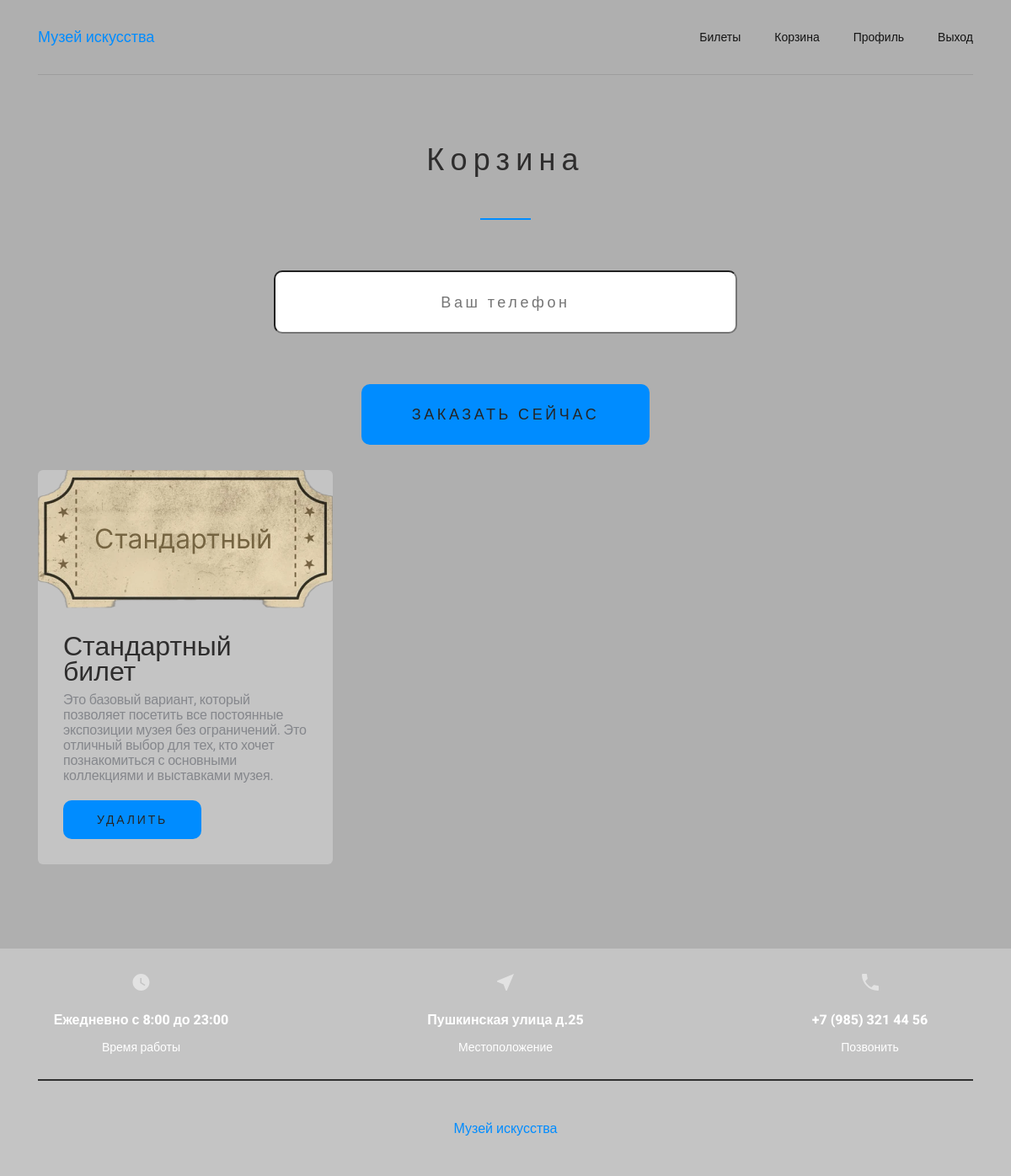
/cart.php (signed in), run on the app's committed database.
### tables this page shows
CREATE TABLE `korzina` (
  `ID_Korzina` int(18) NOT NULL,
  `Data` datetime NOT NULL DEFAULT current_timestamp(),
  `ID_User` int(18) NOT NULL,
  `Status` varchar(120) NOT NULL,
  `ID_Tovar` int(18) NOT NULL
);

CREATE TABLE `tovari` (
  `ID_Tovar` int(18) NOT NULL,
  `Naimenovanie` varchar(120) NOT NULL,
  `ID_Category` int(18) NOT NULL,
  `Discription` text NOT NULL,
  `Cena` float(10,2) NOT NULL,
  `Photo` varchar(200) NOT NULL
);

### Database.php (called while the page is built)
<?php
$database = new Database();
class Database
{
    private $conn;
    public function __construct()
    {
        $conf = parse_ini_file("Database.ini");
        $this->conn = new PDO('mysql:host=' . $conf["host"] . ':' . $conf["port"] . ';charset=' . $conf["db_enc"] . ';dbname=' . $conf["db"], $conf["db_usr"], $conf["db_pwd"]);
    }
    function get($sql, $params = [])
    {
        $result = $this->conn->prepare($sql);
        foreach ($params as $key => $value) {
            $result->bindValue(":$key", $value);
        }
        $result->execute();
        return $result->fetchAll(PDO::FETCH_ASSOC);
    }
}

### cart.php (the view, shortened to what this page needs)
<?php
require "Database.php";
$sqlCart = 'select * from korzina join tovari on tovari.ID_Tovar = korzina.ID_Tovar where ID_User = :id and korzina.Status = :status';
$paramCart = array(
    'id' => $_SESSION['id'],
    'status' => 'cart'
);
$tovari = $database->get($sqlCart, $paramCart);
?>
<!DOCTYPE html>
<html lang="ru">
<head>
    <link rel="stylesheet" href="assets/css/style.css">
</head>
<body>
    <?php
    include "header.php";
    ?>
    <main class="main">
        <section class="cart">
            <div class="container">
                <div class="cart__inner">
                    <h2 class="green-line green-line-center">Корзина</h2>
                    <form action="" method="POST">
                        <input type="tel" id="tel" name="tel" placeholder="Ваш телефон" required>
                        <button type="submit" class="btn">Заказать сейчас</button>
                    </form>
                    <div class="grid">
                        <?php foreach ($tovari as $key): ?>
                            <div class="product">
                                <img src="assets/img/<?= $key['Photo'] ?>" alt="Блюдо 1" class="product__img">
                                <div class="product__bottom">
                                    <p class="product__title"><?= $key['Naimenovanie'] ?></p>
                                    <p class="product__composition"><?= $key['Discription'] ?></p>
                                    <a href="cartDel.php?id=<?= $key['ID_Tovar'] ?>" class="product__btn btn">Удалить</a>
                                </div>
                            </div>
                        <?php endforeach; ?>
                    </div>
                </div>
            </div>
        </section>
    </main>
    <?php
    include "footer.php";
    ?>
</body>
</html>

### assets/css/style.css (style rules this page uses)
:root { --green: #008cff; --gray: #c4c4c4; --bg: #afafaf; --semiBlack: #2e2d2d; --black: #141414; }
* { margin: 0; padding: 0; box-sizing: border-box; font-family: inherit; }
html { font-family: 'Roboto', sans-serif; scroll-behavior: smooth; }
a { text-decoration: none; transition: color 0.3s; }
body { background: var(--bg); }
button { border: none; outline: none; background: none; cursor: pointer; }
.container { width: 1110px; margin: 0 auto; }
.btn { font-weight: 400; font-size: 14px; text-align: center; letter-spacing: 0.2em; text-transform: uppercase; color: #252525; padding: 15px 40px; border-radius: 10px; background: var(--green); display: inline-block; }
h2 { font-weight: 400; font-size: 36px; text-align: center; letter-spacing: 0.2em; text-transform: capitalize; color: var(--semiBlack); padding-bottom: 50px; margin-bottom: 60px; position: relative; }
.green-line::after { content: ''; width: 60px; height: 2px; position: absolute; left: 0; bottom: 0; background: var(--green); }
.green-line-center::after { left: 50%; transform: translateX(-50%); }
.grid { display: flex; align-items: stretch; justify-content: space-between; gap: 30px; flex-wrap: wrap; }
.product { width: 350px; border-radius: 6px; overflow: hidden; display: flex; flex-direction: column; align-items: flex-start; background: var(--gray); }
.product .product__img { width: 350px; object-fit: cover; }
.product .product__title { font-weight: 400; font-size: 32px; line-height: 30px; color: var(--semiBlack); }
.product .product__composition { font-weight: 400; font-size: 16px; margin-top: 10px; line-height: 18px; letter-spacing: -0.1625px; color: #85878C; margin-bottom: 20px; flex-grow: 1; }
.product .product__bottom { padding: 30px; }
form { width: 550px; display: flex; flex-direction: column; gap: 30px; align-items: center; margin: 0 auto; }
form input { width: 100%; font-weight: 400; font-size: 18px; line-height: 21px; text-align: center; letter-spacing: 0.2em; color: #1A1A1A; padding: 25px 55px; background: white; border-radius: 10px; }
form button { font-size: 18px !important; margin-top: 30px; padding: 25px 60px !important; }
.cart form { margin-bottom: 30px; }

### data on the page
korzina: ID_Tovar.Photo (picture), ID_Tovar.Naimenovanie "Стандартный билет", ID_Tovar.Discription "Это базовый вариант, который позволяет посетить все постоянные экспозиции музея без ограничений. Это отличный выбор для тех, кто хочет познакомиться с основными коллекциями и выставками музея."
